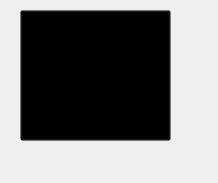
<?xml version="1.0" encoding="UTF-8"?>
<ui version="4.0">
 <class>Form</class>
 <widget class="QWidget" name="Form">
  <property name="geometry">
   <rect>
    <x>0</x>
    <y>0</y>
    <width>218</width>
    <height>183</height>
   </rect>
  </property>
  <property name="windowTitle">
   <string>Form</string>
  </property>
  <widget class="QPushButton" name="upleft">
   <property name="geometry">
    <rect>
     <x>20</x>
     <y>10</y>
     <width>151</width>
     <height>131</height>
    </rect>
   </property>
   <property name="styleSheet">
    <string notr="true">#upleft{
background-color: transparent;
border-image: url(:/plugins/snapOnOff/on.png);
}
#upleft:checked
{
border-image: url(:/plugins/snapOnOff/off.png);
}</string>
   </property>
   <property name="text">
    <string/>
   </property>
   <property name="checkable">
    <bool>true</bool>
   </property>
   <property name="checked">
    <bool>false</bool>
   </property>
   <property name="autoRepeat">
    <bool>false</bool>
   </property>
   <property name="autoExclusive">
    <bool>false</bool>
   </property>
   <property name="autoDefault">
    <bool>false</bool>
   </property>
   <property name="flat">
    <bool>false</bool>
   </property>
  </widget>
 </widget>
 <resources>
  <include location="resources.qrc"/>
 </resources>
 <connections/>
</ui>
